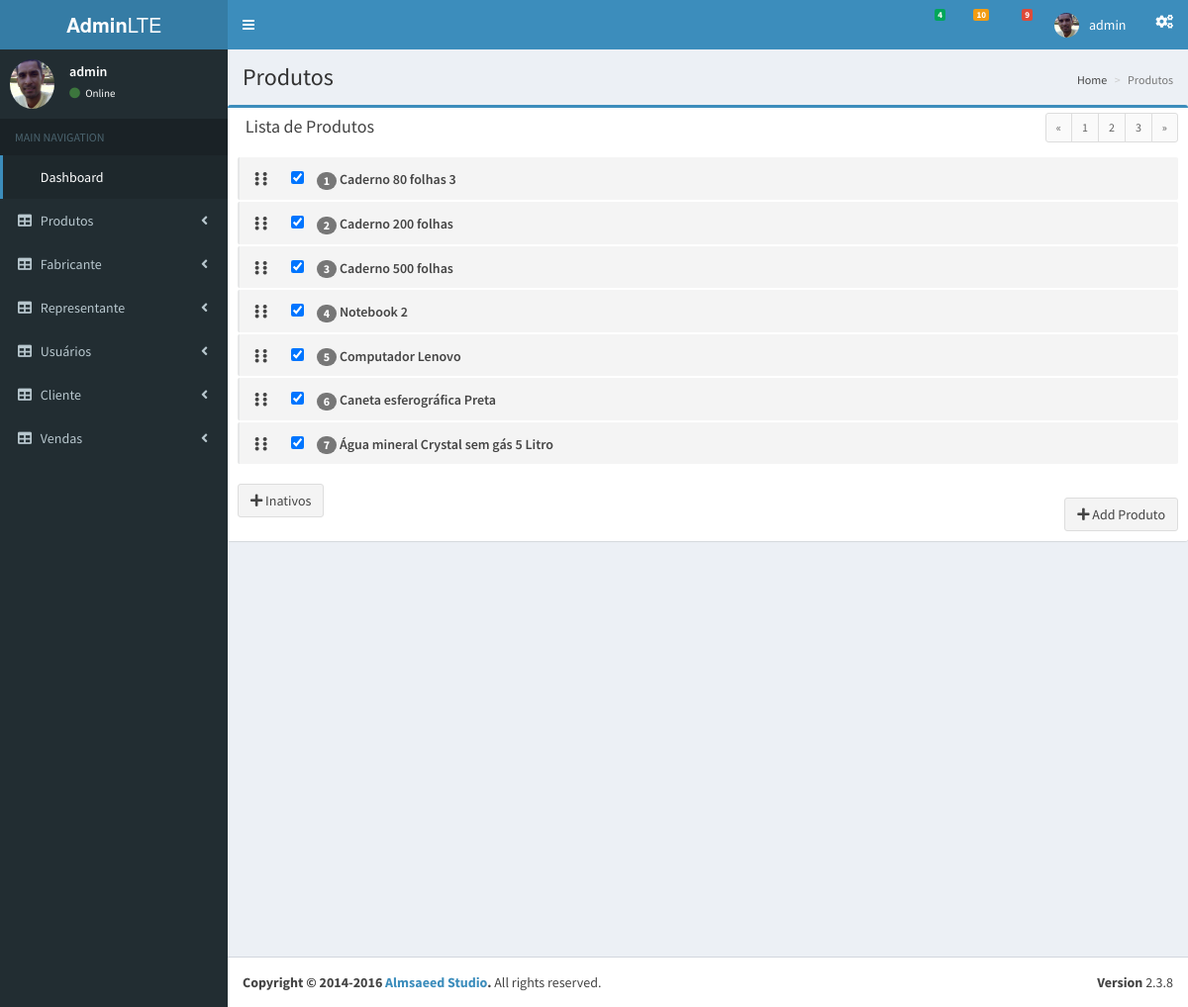
The app's page /views/prod/ (signed in) with its own data.
### tables this page shows
CREATE TABLE `produtos` (
  `CodRefProduto` int(11) NOT NULL,
  `NomeProduto` varchar(75) NOT NULL,
  `Ativo` int(1) NOT NULL,
  `PublicProduto` int(1) NOT NULL,
  `Usuario_idUser` int(11) NOT NULL
);

### App/Models/connect.php (called while the page is built, shortened)
<?php
 class Connect
 {
 	var $localhost = "localhost";
 	var $root = "root";
 	var $passwd = "";
 	public function __construct()
 	{
 		$this->SQL = mysqli_connect($this->localhost, $this->root, $this->passwd);
 	}
 }

### App/Models/produtos.class.php (the view, shortened to what this page needs)
<?php
 require_once 'connect.php';
 class Produtos extends Connect
 {
 	public function index($value)
 	{
 		$this->query = "SELECT * FROM `produtos` WHERE `PublicProduto` = '$value'";
 		$this->result = mysqli_query($this->SQL, $this->query) or die ( mysqli_error($this->SQL));
 		if($this->result){
 			while ($row = mysqli_fetch_array($this->result)) {
        if($row['Ativo'] == 0){ $c ='class="label-warning"'; }else{ $c =" ";}
          echo '<li '.$c.'>
        <span class="handle">
          <i class="fa fa-ellipsis-v"></i>
          <i class="fa fa-ellipsis-v"></i>
        </span>
        <form class="label" name="ativ'.$row['CodRefProduto'].'" action="../../App/Database/action.php" method="post">
                  <input type="hidden" name="id" id="id" value="'.$row['CodRefProduto'].'">
                  <input type="hidden" name="status" id="status" value="'.$row['Ativo'].'">
                  <input type="hidden" name="tabela" id="tabela" value="produtos">
                  <input type="checkbox" id="status" name="status" ';
                   if($row['Ativo'] == 1){ echo 'checked'; }
                  echo ' value="'.$row['Ativo'].'" onclick="this.form.submit();" /></form>
        <span class="text"><span class="badge left">'.$row['CodRefProduto'].'</span> '.$row['NomeProduto'].'</span>
        <div class="tools right">
                    <a href="" data-toggle="modal" data-target="#myModalup'.$row['CodRefProduto'].'"><i class="fa fa-edit"></i></a>
                  <a href="" data-toggle="modal" data-target="#myModal'.$row['CodRefProduto'].'">';
                  echo '</a> </div>
<div class="modal fade" id="myModal'.$row['CodRefProduto'].'" tabindex="-1" role="dialog" aria-labelledby="myModalLabel">
  <form id="delprod'.$row['CodRefProduto'].'" name="delprod'.$row['CodRefProduto'].'" action="../../App/Database/delprod.php" method="post" style="color:#000;">
          Nome: '.$row['NomeProduto'].'
        <input type="hidden" id="id" name="id" value="'.$row['CodRefProduto'].'">
    </form>
  </div>
<div class="modal fade" id="myModalup'.$row['CodRefProduto'].'" tabindex="-1" role="dialog" aria-labelledby="myModalLabel">
  <form id="Upprod'.$row['CodRefProduto'].'" name="Upprod'.$row['CodRefProduto'].'" action="../../App/Database/insertprod.php" method="post" style="color:#000;">
          <input type="text" id="nomeProduto" name="nomeProduto" value="'.$row['NomeProduto'].'">
        <input type="hidden" id="id" name="id" value="'.$row['CodRefProduto'].'">
    </form>
  </div>
      </li>';
    }
  }
}
}

### records on screen
produtos: Ativo "☑", CodRefProduto "1", NomeProduto "Caderno 80 folhas 3"
produtos: Ativo "☑", CodRefProduto "2", NomeProduto "Caderno 200 folhas"
produtos: Ativo "☑", CodRefProduto "3", NomeProduto "Caderno 500 folhas"
produtos: Ativo "☑", CodRefProduto "4", NomeProduto "Notebook 2"
produtos: Ativo "☑", CodRefProduto "5", NomeProduto "Computador Lenovo"
produtos: Ativo "☑", CodRefProduto "6", NomeProduto "Caneta esferográfica Preta"
produtos: Ativo "☑", CodRefProduto "7", NomeProduto "Água mineral Crystal sem gás 5 Litro"

### other values on screen
$usuario "admin"
$button_name "Inativos"
